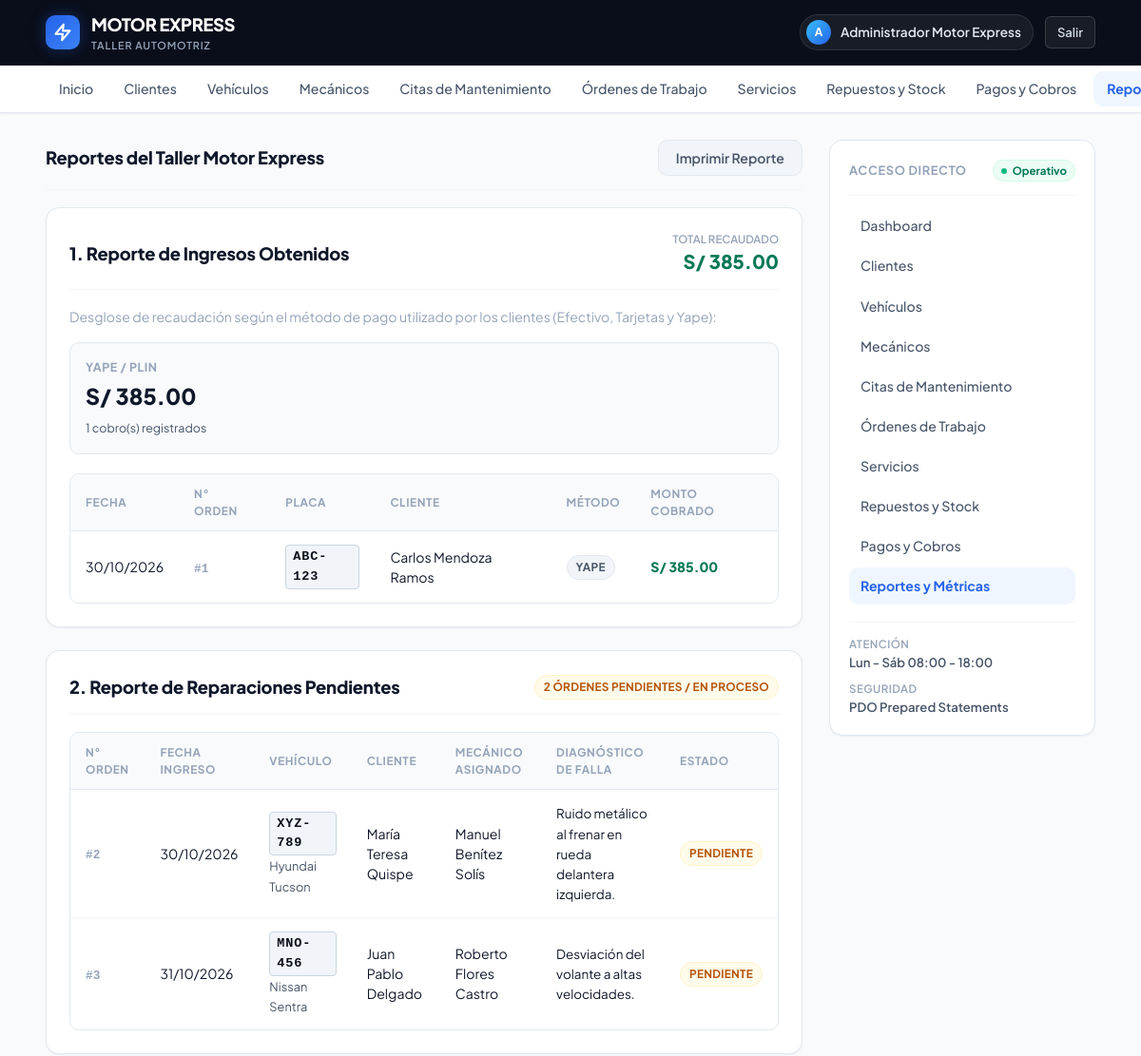
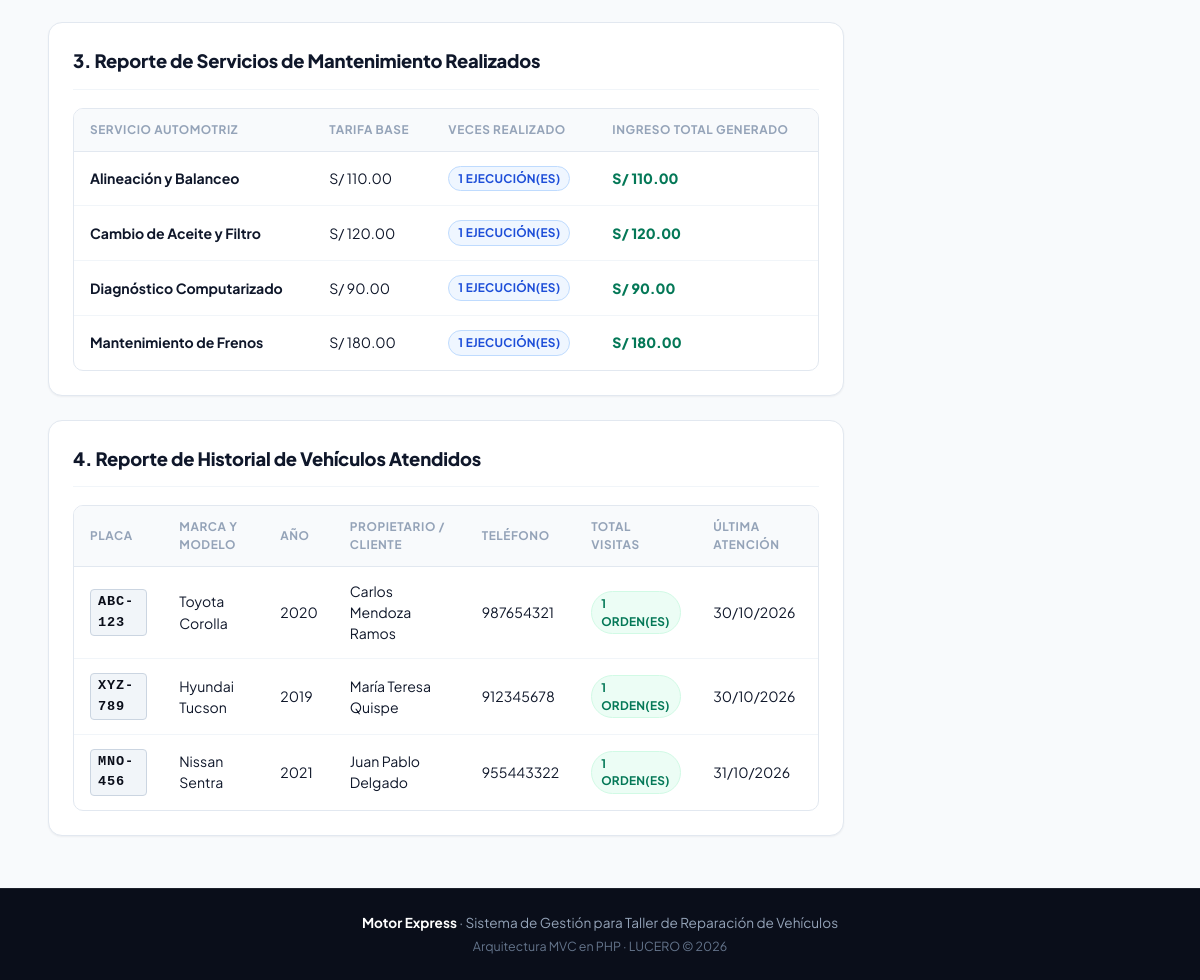
Page /views/reportes.php (signed in) on the committed database (2 pictures, top to bottom).
### tables this page shows
CREATE TABLE IF NOT EXISTS `pago` (
    `id` INT AUTO_INCREMENT PRIMARY KEY,
    `orden_id` INT NOT NULL,
    `monto` DECIMAL(10,2) NOT NULL,
    `metodo` ENUM('efectivo','tarjeta_credito','tarjeta_debito','yape') NOT NULL,
    `fecha` DATE NOT NULL,
    CONSTRAINT `fk_pago_orden` FOREIGN KEY (`orden_id`) 
        REFERENCES `ordenes_trabajo`(`id`) ON DELETE CASCADE ON UPDATE CASCADE
);

CREATE TABLE IF NOT EXISTS `vehiculo` (
    `id` INT AUTO_INCREMENT PRIMARY KEY,
    `cliente_id` INT NOT NULL,
    `placa` VARCHAR(10) NOT NULL UNIQUE,
    `marca` VARCHAR(50) NOT NULL,
    `modelo` VARCHAR(50) NOT NULL,
    `anio` INT NOT NULL,
    CONSTRAINT `fk_vehiculo_cliente` FOREIGN KEY (`cliente_id`) 
        REFERENCES `cliente`(`id`) ON DELETE CASCADE ON UPDATE CASCADE
);

CREATE TABLE IF NOT EXISTS `cliente` (
    `id` INT AUTO_INCREMENT PRIMARY KEY,
    `nombre` VARCHAR(70) NOT NULL,
    `telefono` VARCHAR(15),
    `email` VARCHAR(50)
);

CREATE TABLE IF NOT EXISTS `ordenes_trabajo` (
    `id` INT AUTO_INCREMENT PRIMARY KEY,
    `cita_id` INT NOT NULL,
    `diagnostico` VARCHAR(500),
    `estado` VARCHAR(20) DEFAULT 'pendiente',
    `fecha` DATE NOT NULL,
    CONSTRAINT `fk_orden_cita` FOREIGN KEY (`cita_id`) 
        REFERENCES `cita`(`id`) ON DELETE CASCADE ON UPDATE CASCADE
);

CREATE TABLE IF NOT EXISTS `mecanico` (
    `id` INT AUTO_INCREMENT PRIMARY KEY,
    `nombre` VARCHAR(70) NOT NULL,
    `especialidad` VARCHAR(80) NOT NULL
);

CREATE TABLE IF NOT EXISTS `servicio` (
    `id` INT AUTO_INCREMENT PRIMARY KEY,
    `nombre` VARCHAR(70) NOT NULL,
    `precio` DECIMAL(10,2) NOT NULL DEFAULT 0.00
);

### views/reportes.php (called while the page is built, shortened)
<?php
require_once __DIR__ . '/../controller/ReporteController.php';
$controller = new ReporteController();
$serviciosRealizados = $controller->serviciosRealizados();
$vehiculosAtendidos = $controller->vehiculosAtendidos();
$reparacionesPendientes = $controller->reparacionesPendientes();
$ingresosData = $controller->ingresosObtenidos();
require __DIR__ . '/reportes/index.php';

### controller/BaseController.php (called while the page is built, shortened)
<?php
function db(): PDO
{
    static $db = null;
    if ($db === null) {
        $database = new Database();
        $db = $database->conectar();
    }
    return $db;
}
function e($valor): string
{
    return htmlspecialchars((string) $valor, ENT_QUOTES, 'UTF-8');
}

### controller/ReporteController.php (called while the page is built, shortened)
<?php
require_once __DIR__ . '/BaseController.php';
class ReporteController
{
    private PDO $db;
    public function __construct()
    {
        $this->db = db();
    }
    public function serviciosRealizados(): array
    {
        $sql = "SELECT s.id, s.nombre, s.precio,
                       COUNT(os.orden_id) AS total_veces,
                       (COUNT(os.orden_id) * s.precio) AS total_generado
                FROM orden_servicio os
                JOIN servicio s ON os.servicio_id = s.id
                JOIN ordenes_trabajo ot ON os.orden_id = ot.id
                GROUP BY s.id, s.nombre, s.precio
                ORDER BY total_veces DESC";
        return $this->db->query($sql)->fetchAll();
    }
    public function vehiculosAtendidos(): array
    {
        $sql = "SELECT v.placa, v.marca, v.modelo, v.anio,
                       c.nombre AS cliente_nombre, c.telefono,
                       COUNT(ot.id) AS total_visitas,
                       MAX(ot.fecha) AS ultima_visita
                FROM vehiculo v
                JOIN cliente c ON v.cliente_id = c.id
                JOIN cita ci ON ci.vehiculo_id = v.id
                JOIN ordenes_trabajo ot ON ot.cita_id = ci.id
                GROUP BY v.id, v.placa, v.marca, v.modelo, v.anio, c.nombre, c.telefono
                ORDER BY total_visitas DESC";
        return $this->db->query($sql)->fetchAll();
    }
    public function reparacionesPendientes(): array
    {
        $sql = "SELECT ot.id, ot.fecha, ot.diagnostico, ot.estado,
                       v.placa, v.marca, v.modelo,
                       c.nombre AS cliente_nombre,
                       m.nombre AS mecanico_nombre
                FROM ordenes_trabajo ot
                JOIN cita ci ON ot.cita_id = ci.id
                JOIN vehiculo v ON ci.vehiculo_id = v.id
                JOIN cliente c ON v.cliente_id = c.id
                JOIN mecanico m ON ci.mecanico_id = m.id
                WHERE ot.estado IN ('pendiente', 'en_proceso')
                ORDER BY ot.fecha ASC, ot.id ASC";
        return $this->db->query($sql)->fetchAll();
    }
    public function ingresosObtenidos(): array
    {
        $total = (float)$this->db->query("SELECT COALESCE(SUM(monto), 0) FROM pago")->fetchColumn();
        $porMetodo = $this->db->query(
            "SELECT metodo, COUNT(*) AS operaciones, COALESCE(SUM(monto), 0) AS total
             FROM pago
             GROUP BY metodo"
        )->fetchAll();
        $detalle = $this->db->query(
            "SELECT p.*, v.placa, c.nombre AS cliente_nombre, ot.diagnostico
             FROM pago p
             JOIN ordenes_trabajo ot ON p.orden_id = ot.id
             JOIN cita ci ON ot.cita_id = ci.id
             JOIN vehiculo v ON ci.vehiculo_id = v.id
             JOIN cliente c ON v.cliente_id = c.id
             ORDER BY p.fecha DESC, p.id DESC"
        )->fetchAll();
        return [
            'total' => $total,
            'por_metodo' => $porMetodo,
            'detalle' => $detalle
        ];
    }
}

### views/reportes/index.php (the view, shortened to what this page needs)
<?php
require __DIR__ . '/../layout.php';
?>
<div class="panel-header" style="display: flex; justify-content: space-between; align-items: center; flex-wrap: wrap; gap: 12px;">
    <div class="panel-header-title">
        <h2><?= e($titulo) ?></h2>
    </div>
    <button onclick="window.print()" class="btn btn-secondary">
        <span>Imprimir Reporte</span>
    </button>
</div>
<section class="panel">
    <div class="panel-header">
        <div class="panel-header-title">
            <h3>1. Reporte de Ingresos Obtenidos</h3>
        </div>
        <div class="report-highlight">
            <span class="report-highlight-label">Total Recaudado</span>
            <span class="report-highlight-val">S/ <?= number_format($ingresosData['total'], 2) ?></span>
        </div>
    </div>
    <p class="section-subtitle" style="margin-bottom: 16px;">
        Desglose de recaudación según el método de pago utilizado por los clientes (Efectivo, Tarjetas y Yape):
    </p>
    <div class="method-cards-grid">
        <?php foreach ($ingresosData['por_metodo'] as $pm): ?>
            <?php
            $nombreMetodo = match($pm['metodo']) {
                'efectivo' => 'Efectivo',
                'tarjeta_credito' => 'Tarjeta de Crédito',
                'tarjeta_debito' => 'Tarjeta de Débito',
                'yape' => 'Yape / Plin',
                default => ucwords(str_replace('_', ' ', $pm['metodo']))
            };
            ?>
            <div class="method-card">
                <span class="method-card-title"><?= e($nombreMetodo) ?></span>
                <div class="method-card-amount">S/ <?= number_format($pm['total'], 2) ?></div>
                <span class="method-card-sub"><?= e($pm['operaciones']) ?> cobro(s) registrados</span>
            </div>
        <?php endforeach; ?>
    </div>
    <div class="table-responsive">
        <table>
            <thead>
                <tr>
                    <th>Fecha</th>
                    <th>N° Orden</th>
                    <th>Placa</th>
                    <th>Cliente</th>
                    <th>Método</th>
                    <th>Monto Cobrado</th>
                </tr>
            </thead>
            <tbody>
                <?php if (empty($ingresosData['detalle'])): ?>
                    <tr><td colspan="6" style="text-align: center; color: var(--text-muted); padding: 24px;">No hay ingresos registrados aún.</td></tr>
                <?php else: ?>
                    <?php foreach ($ingresosData['detalle'] as $d): ?>
                        <tr>
                            <td><?= date('d/m/Y', strtotime($d['fecha'])) ?></td>
                            <td><span class="id-tag">#<?= e($d['orden_id']) ?></span></td>
                            <td><span class="plate-badge"><?= e($d['placa']) ?></span></td>
                            <td><?= e($d['cliente_nombre']) ?></td>
                            <td>
                                <span class="badge-status badge-metodo">
                                    <?= ucwords(str_replace('_', ' ', $d['metodo'])) ?>
                                </span>
                            </td>
                            <td><strong class="price-text">S/ <?= number_format($d['monto'], 2) ?></strong></td>
                        </tr>
                    <?php endforeach; ?>
                <?php endif; ?>
            </tbody>
        </table>
    </div>
</section>
<section class="panel">
    <div class="panel-header">
        <div class="panel-header-title">
            <h3>2. Reporte de Reparaciones Pendientes</h3>
        </div>
        <span class="badge-status badge-pendiente">
            <?= count($reparacionesPendientes) ?> órdenes pendientes / en proceso
        </span>
    </div>
    <div class="table-responsive">
        <table>
            <thead>
                <tr>
                    <th>N° Orden</th>
                    <th>Fecha Ingreso</th>
                    <th>Vehículo</th>
                    <th>Cliente</th>
                    <th>Mecánico Asignado</th>
                    <th>Diagnóstico de Falla</th>
                    <th>Estado</th>
                </tr>
            </thead>
            <tbody>
                <?php if (empty($reparacionesPendientes)): ?>
                    <tr><td colspan="7" style="text-align: center; color: var(--text-muted); padding: 24px;">No hay reparaciones pendientes en cola.</td></tr>
                <?php else: ?>
                    <?php foreach ($reparacionesPendientes as $rp): ?>
                        <tr>
                            <td><span class="id-tag">#<?= e($rp['id']) ?></span></td>
                            <td><?= date('d/m/Y', strtotime($rp['fecha'])) ?></td>
                            <td>
                                <span class="plate-badge"><?= e($rp['placa']) ?></span>
                                <span style="font-size: 0.8rem; color: var(--text-secondary); margin-left: 4px;">
                                    <?= e($rp['marca']) ?> <?= e($rp['modelo']) ?>
                                </span>
                            </td>
                            <td><?= e($rp['cliente_nombre']) ?></td>
                            <td><?= e($rp['mecanico_nombre']) ?></td>
                            <td style="max-width: 280px;"><span style="font-size: 0.84rem;"><?= e($rp['diagnostico']) ?></span></td>
                            <td>
                                <span class="badge-status <?= $rp['estado'] === 'pendiente' ? 'badge-pendiente' : 'badge-en_proceso' ?>">
                                    <?= ucwords(str_replace('_', ' ', $rp['estado'])) ?>
                                </span>
                            </td>
                        </tr>
                    <?php endforeach; ?>
                <?php endif; ?>
            </tbody>
        </table>
    </div>
</section>
<section class="panel">
    <div class="panel-header">
        <div class="panel-header-title">
            <h3>3. Reporte de Servicios de Mantenimiento Realizados</h3>
        </div>
    </div>
    <div class="table-responsive">
        <table>
            <thead>
                <tr>
                    <th>Servicio Automotriz</th>
                    <th>Tarifa Base</th>
                    <th>Veces Realizado</th>
                    <th>Ingreso Total Generado</th>
                </tr>
            </thead>
            <tbody>
                <?php if (empty($serviciosRealizados)): ?>
                    <tr><td colspan="4" style="text-align: center; color: var(--text-muted); padding: 24px;">No hay historial de servicios registrados en órdenes.</td></tr>
                <?php else: ?>
                    <?php foreach ($serviciosRealizados as $sr): ?>
                        <tr>
                            <td><strong><?= e($sr['nombre']) ?></strong></td>
                            <td>S/ <?= number_format($sr['precio'], 2) ?></td>
                            <td><span class="badge-status badge-en_proceso"><?= e($sr['total_veces']) ?> ejecución(es)</span></td>
                            <td><strong class="price-text">S/ <?= number_format($sr['total_generado'], 2) ?></strong></td>
                        </tr>
                    <?php endforeach; ?>
                <?php endif; ?>
            </tbody>
        </table>
    </div>
</section>
<section class="panel">
    <div class="panel-header">
        <div class="panel-header-title">
            <h3>4. Reporte de Historial de Vehículos Atendidos</h3>
        </div>
    </div>
    <div class="table-responsive">
        <table>
            <thead>
                <tr>
                    <th>Placa</th>
                    <th>Marca y Modelo</th>
                    <th>Año</th>
                    <th>Propietario / Cliente</th>
                    <th>Teléfono</th>
                    <th>Total Visitas</th>
                    <th>Última Atención</th>
                </tr>
            </thead>
            <tbody>
                <?php if (empty($vehiculosAtendidos)): ?>
                    <tr><td colspan="7" style="text-align: center; color: var(--text-muted); padding: 24px;">No hay registros de vehículos atendidos aún.</td></tr>
                <?php else: ?>
                    <?php foreach ($vehiculosAtendidos as $va): ?>
                        <tr>
                            <td><span class="plate-badge"><?= e($va['placa']) ?></span></td>
                            <td><?= e($va['marca']) ?> <?= e($va['modelo']) ?></td>
                            <td><?= e($va['anio']) ?></td>
                            <td><?= e($va['cliente_nombre']) ?></td>
                            <td><?= e($va['telefono'] ?? '-') ?></td>
                            <td><span class="badge-status badge-completada"><?= e($va['total_visitas']) ?> orden(es)</span></td>
                            <td><?= date('d/m/Y', strtotime($va['ultima_visita'])) ?></td>
                        </tr>
                    <?php endforeach; ?>
                <?php endif; ?>
            </tbody>
        </table>
    </div>
</section>

### rows in the picture
pago: fecha "30/10/2026", orden "1", vehiculo.placa "ABC-123", cliente.nombre "Carlos Mendoza Ramos", metodo "YAPE", monto "385.00"
ordenes_trabajo: id "2", fecha "30/10/2026", vehiculo.placa "XYZ-789", vehiculo.marca "Hyundai", vehiculo.modelo "Tucson", cliente.nombre "María Teresa Quispe", mecanico.nombre "Manuel Benítez Solís", diagnostico "Ruido metálico al frenar en rueda delantera izquierda.", estado "PENDIENTE"
ordenes_trabajo: id "3", fecha "31/10/2026", vehiculo.placa "MNO-456", vehiculo.marca "Nissan", vehiculo.modelo "Sentra", cliente.nombre "Juan Pablo Delgado", mecanico.nombre "Roberto Flores Castro", diagnostico "Desviación del volante a altas velocidades.", estado "PENDIENTE"
servicio: nombre "Alineación y Balanceo", precio "110.00", total_veces "1", total_generado "110.00"
servicio: nombre "Cambio de Aceite y Filtro", precio "120.00", total_veces "1", total_generado "120.00"
servicio: nombre "Diagnóstico Computarizado", precio "90.00", total_veces "1", total_generado "90.00"
servicio: nombre "Mantenimiento de Frenos", precio "180.00", total_veces "1", total_generado "180.00"

### other values in the picture
mb_substr(e($_SESSION['nombre'] ?? 'U'), 0, 1) "A"
$_SESSION['nombre'] "Administrador Motor Express"
$m['nombre'] "Clientes"
$m['nombre'] "Vehículos"
$m['nombre'] "Mecánicos"
$m['nombre'] "Citas de Mantenimiento"
$m['nombre'] "Órdenes de Trabajo"
$m['nombre'] "Servicios"
$m['nombre'] "Repuestos y Stock"
$m['nombre'] "Pagos y Cobros"
$titulo "Reportes del Taller Motor Express"
$ingresosData['total'] "385.00"
$nombreMetodo "YAPE / PLIN"
$pm['total'] "385.00"
$pm['operaciones'] "1"
